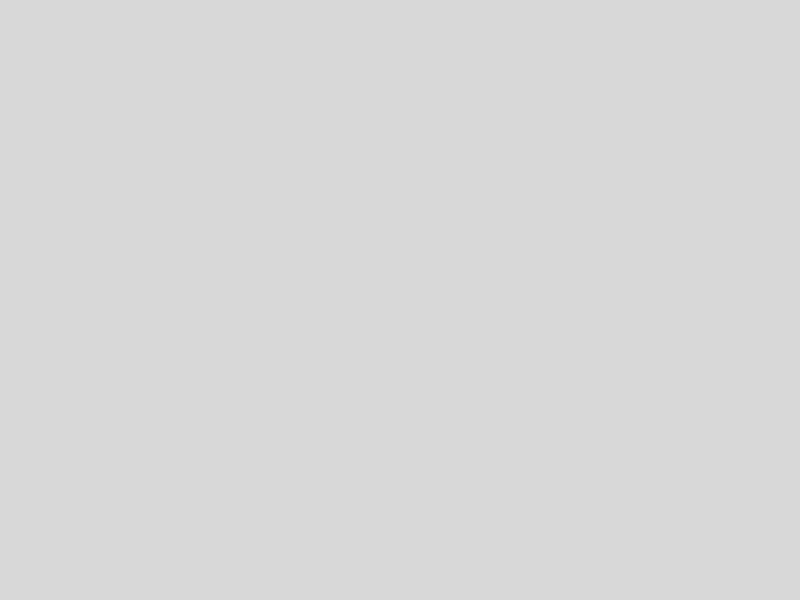
Frame 1 (no input)
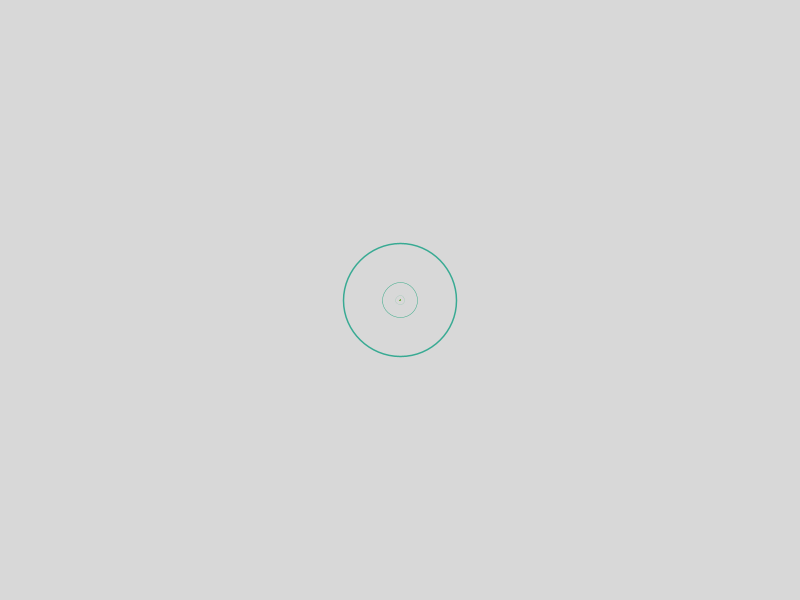
Frame 60 (the mouse pressed at the canvas centre just before this capture)
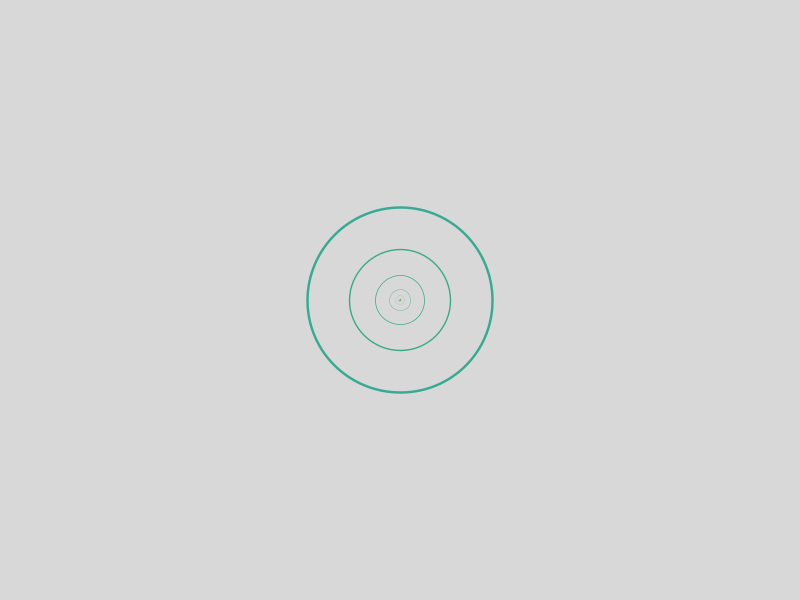
Frame 120 (the mouse held since frame 60 and released just before this capture)

The Processing sketch that drew these frames (run headless with seeded random() and noise(); from frame 60 on, the mouse is pressed at the canvas centre):

// Processing sketch: nan_
// ── nan_.pde
float a, angle;

void setup() {
  size(800, 600);
  colorMode(HSB,300);
}


void draw() {
  background(255);
  translate(width/2, height/2);
  strokeWeight(4);
  noFill();
  for (int i = 0; i <20; i++) {
    stroke((int)map(300-15*i,0,300,50,140),200,200);
    scale(sin(angle)+0.05*i);
    ellipse(0, 0, 300-15*i, 300-15*i);
  }
  angle+= 0.1;
}
